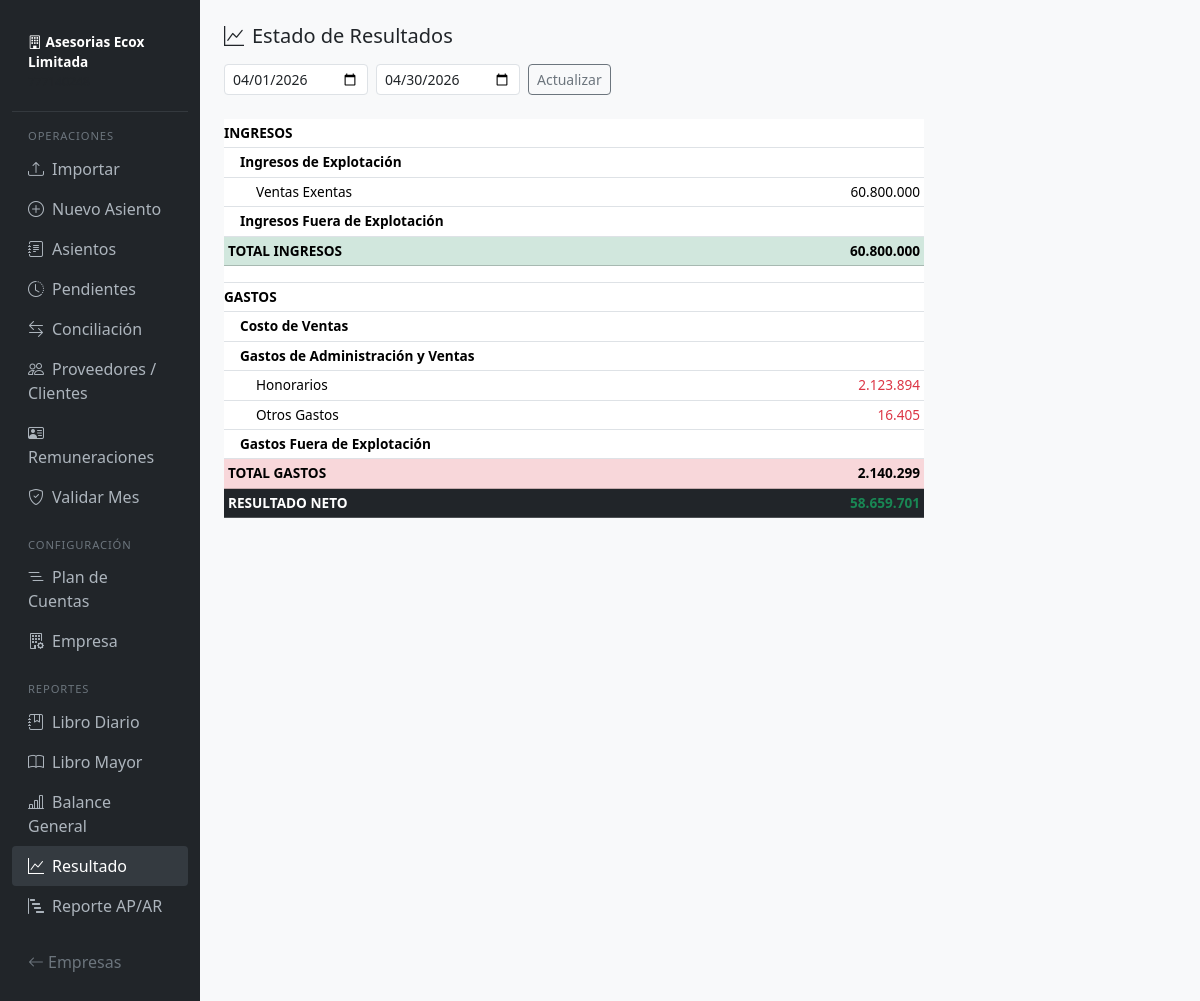
The app's page /empresa/2/reportes/resultado with its own data.
### models.py (models this page shows, shortened)
class Empresa(db.Model):
    __tablename__ = 'empresas'
    id = db.Column(db.Integer, primary_key=True)
    rut = db.Column(db.String(12), unique=True, nullable=False)
    razon_social = db.Column(db.String(200), nullable=False)
    nombre_fantasia = db.Column(db.String(200))
    giro = db.Column(db.String(300))
    activa = db.Column(db.Boolean, default=True)
    clave_sii = db.Column(db.String(200))   # clave portal SII (opcional)
    cuentas = db.relationship('Cuenta', backref='empresa', lazy='dynamic')
    asientos = db.relationship('Asiento', backref='empresa', lazy='dynamic')
    documentos_sii = db.relationship('DocumentoSII', backref='empresa', lazy='dynamic')
    movimientos_banco = db.relationship('MovimientoBanco', backref='empresa', lazy='dynamic')
    reglas = db.relationship('ReglaClasificacion', backref='empresa', lazy='dynamic')

class Cuenta(db.Model):
    __tablename__ = 'cuentas'
    id = db.Column(db.Integer, primary_key=True)
    empresa_id = db.Column(db.Integer, db.ForeignKey('empresas.id'), nullable=False)
    codigo = db.Column(db.String(20), nullable=False)
    nombre = db.Column(db.String(200), nullable=False)
    tipo = db.Column(db.String(20), nullable=False)       # ACTIVO, PASIVO, PATRIMONIO, INGRESO, GASTO
    naturaleza = db.Column(db.String(10), nullable=False)  # DEUDORA, ACREEDORA
    nivel = db.Column(db.Integer, default=1)
    cuenta_padre_id = db.Column(db.Integer, db.ForeignKey('cuentas.id'), nullable=True)
    activa = db.Column(db.Boolean, default=True)
    es_titulo = db.Column(db.Boolean, default=False)
    hijos = db.relationship('Cuenta', backref=db.backref('padre', remote_side=[id]))
    lineas = db.relationship('LineaAsiento', backref='cuenta', lazy='dynamic')
    def saldo(self, desde=None, hasta=None):
        q = self.lineas.join(Asiento).filter(Asiento.estado == 'CONFIRMADO')
        if desde:
            q = q.filter(Asiento.fecha >= desde)
        if hasta:
            q = q.filter(Asiento.fecha <= hasta)
        lineas = q.all()
        debe = sum(l.debe for l in lineas)
        haber = sum(l.haber for l in lineas)
        return debe - haber if self.naturaleza == 'DEUDORA' else haber - debe

### routes/reportes.py (the view)
@bp.route('/empresa/<int:eid>/reportes/resultado')
def resultado(eid):
    empresa = Empresa.query.get_or_404(eid)
    desde, hasta = _rango_fechas()
    cuentas = (Cuenta.query
               .filter_by(empresa_id=eid, activa=True)
               .filter(Cuenta.tipo.in_(['INGRESO', 'GASTO']))
               .order_by(Cuenta.codigo).all())
    total_ingresos = 0.0
    total_gastos = 0.0
    filas = []
    for c in cuentas:
        saldo = c.saldo(desde=desde, hasta=hasta)
        filas.append({'cuenta': c, 'saldo': saldo})
        if not c.es_titulo:
            if c.tipo == 'INGRESO':
                total_ingresos += saldo
            else:
                total_gastos += saldo
    resultado_neto = total_ingresos - total_gastos
    return render_template('reportes/resultado.html', empresa=empresa,
                           filas=filas, total_ingresos=total_ingresos,
                           total_gastos=total_gastos, resultado_neto=resultado_neto,
                           desde=desde, hasta=hasta)

### routes/reportes.py (called while the page is built)
def _mes_anterior():
    hoy = date.today()
    if hoy.month == 1:
        y, m = hoy.year - 1, 12
    else:
        y, m = hoy.year, hoy.month - 1
    return date(y, m, 1), date(y, m, calendar.monthrange(y, m)[1])

def _rango_fechas():
    d_def, h_def = _mes_anterior()
    desde_str = request.args.get('desde', d_def.isoformat())
    hasta_str = request.args.get('hasta', h_def.isoformat())
    try:
        desde = date.fromisoformat(desde_str)
        hasta = date.fromisoformat(hasta_str)
    except ValueError:
        desde, hasta = _mes_anterior()
    return desde, hasta

### templates/reportes/resultado.html (shortened to what this page needs)
{% extends 'base.html' %}
{% block content %}
<h5 class="mb-3"><i class="bi bi-graph-up me-2"></i>Estado de Resultados</h5>
<form class="row g-2 mb-4" method="get">
  <div class="col-auto">
    <input type="date" name="desde" value="{{ desde }}" class="form-control form-control-sm">
  </div>
  <div class="col-auto">
    <input type="date" name="hasta" value="{{ hasta }}" class="form-control form-control-sm">
  </div>
  <div class="col-auto">
    <button class="btn btn-outline-secondary btn-sm">Actualizar</button>
  </div>
</form>
<div style="max-width: 700px">
  <table class="table table-sm">
    <tbody>
      {% for f in filas %}
        {% if f.cuenta.tipo == 'INGRESO' and (f.saldo != 0 or f.cuenta.es_titulo) %}
        <tr class="{{ 'titulo-cuenta' if f.cuenta.es_titulo }}">
          <td style="padding-left:{{ (f.cuenta.nivel-1)*16 }}px">
            {% if f.cuenta.es_titulo %}<strong>{{ f.cuenta.nombre }}</strong>
            {% else %}{{ f.cuenta.nombre }}{% endif %}
          </td>
          <td class="text-end">{% if not f.cuenta.es_titulo %}{{ f.saldo|clp }}{% endif %}</td>
        </tr>
        {% endif %}
      {% endfor %}
      <tr class="table-success fw-semibold">
        <td>TOTAL INGRESOS</td><td class="text-end">{{ total_ingresos|clp }}</td>
      </tr>
      <tr><td colspan="2" class="py-2"></td></tr>
      {% for f in filas %}
        {% if f.cuenta.tipo == 'GASTO' and (f.saldo != 0 or f.cuenta.es_titulo) %}
        <tr class="{{ 'titulo-cuenta' if f.cuenta.es_titulo }}">
          <td style="padding-left:{{ (f.cuenta.nivel-1)*16 }}px">
            {% if f.cuenta.es_titulo %}<strong>{{ f.cuenta.nombre }}</strong>
            {% else %}{{ f.cuenta.nombre }}{% endif %}
          </td>
          <td class="text-end text-danger">{% if not f.cuenta.es_titulo %}{{ f.saldo|clp }}{% endif %}</td>
        </tr>
        {% endif %}
      {% endfor %}
      <tr class="table-danger fw-semibold">
        <td>TOTAL GASTOS</td><td class="text-end">{{ total_gastos|clp }}</td>
      </tr>
      <tr class="table-dark fw-bold fs-6">
        <td>RESULTADO NETO</td>
        <td class="text-end {{ 'text-success' if resultado_neto >= 0 else 'text-danger' }}">
          {{ resultado_neto|clp }}
        </td>
      </tr>
    </tbody>
  </table>
</div>
{% endblock %}

### templates/base.html (shortened to what this page needs)
<!DOCTYPE html>
<html lang="es">
<head>
  <link href="https://cdn.jsdelivr.net/npm/bootstrap@5.3.3/dist/css/bootstrap.min.css" rel="stylesheet">
  <link href="https://cdn.jsdelivr.net/npm/bootstrap-icons@1.11.3/font/bootstrap-icons.min.css" rel="stylesheet">
  <link href="https://cdn.jsdelivr.net/npm/tom-select@2.3.1/dist/css/tom-select.bootstrap5.min.css" rel="stylesheet">
</head>
<body>
<div class="container-fluid">
  <div class="row">
    {% if empresa is defined and empresa %}
    <nav class="col-md-2 sidebar d-flex flex-column py-3">
      <div class="empresa-nombre">
        <i class="bi bi-building me-1"></i>{{ empresa.nombre_fantasia or empresa.razon_social }}
        <div class="text-muted" style="font-size:.75rem;font-weight:400">{{ empresa.rut }}</div>
      </div>
      <hr class="text-secondary my-1">
      <div class="nav-section">Operaciones</div>
      <ul class="nav flex-column">
        <li><a class="nav-link {% if 'importar' in request.endpoint %}active{% endif %}"
               href="{{ url_for('importar.index', eid=empresa.id) }}">
          <i class="bi bi-upload me-2"></i>Importar</a></li>
        <li><a class="nav-link {% if request.endpoint=='asientos.nuevo' %}active{% endif %}"
               href="{{ url_for('asientos.nuevo', eid=empresa.id) }}">
          <i class="bi bi-plus-circle me-2"></i>Nuevo Asiento</a></li>
        <li><a class="nav-link {% if request.endpoint=='asientos.lista' %}active{% endif %}"
               href="{{ url_for('asientos.lista', eid=empresa.id) }}">
          <i class="bi bi-journal-text me-2"></i>Asientos</a></li>
        <li><a class="nav-link {% if 'pendientes' in request.endpoint %}active{% endif %}"
               href="{{ url_for('pendientes.index', eid=empresa.id) }}">
          <i class="bi bi-clock-history me-2"></i>Pendientes
        </a></li>
        <li><a class="nav-link {% if 'conciliacion' in request.endpoint %}active{% endif %}"
               href="{{ url_for('conciliacion.index', eid=empresa.id) }}">
          <i class="bi bi-arrow-left-right me-2"></i>Conciliación</a></li>
        <li><a class="nav-link {% if 'contrapartes' in request.endpoint %}active{% endif %}"
               href="{{ url_for('contrapartes.index', eid=empresa.id) }}">
          <i class="bi bi-people me-2"></i>Proveedores / Clientes</a></li>
        <li><a class="nav-link {% if 'remuneraciones' in request.endpoint %}active{% endif %}"
               href="{{ url_for('remuneraciones.index', eid=empresa.id) }}">
          <i class="bi bi-person-vcard me-2"></i>Remuneraciones</a></li>
        <li><a class="nav-link {% if 'validacion' in request.endpoint %}active{% endif %}"
               href="{{ url_for('validacion.index', eid=empresa.id) }}">
          <i class="bi bi-shield-check me-2"></i>Validar Mes</a></li>
      </ul>
      <div class="nav-section mt-2">Configuración</div>
      <ul class="nav flex-column">
        <li><a class="nav-link {% if 'cuentas' in request.endpoint %}active{% endif %}"
               href="{{ url_for('cuentas.lista', eid=empresa.id) }}">
          <i class="bi bi-list-nested me-2"></i>Plan de Cuentas</a></li>
        <li><a class="nav-link {% if request.endpoint in ('empresas.editar',) %}active{% endif %}"
               href="{{ url_for('empresas.editar', eid=empresa.id) }}">
          <i class="bi bi-building-gear me-2"></i>Empresa</a></li>
      </ul>
      <div class="nav-section mt-2">Reportes</div>
      <ul class="nav flex-column">
        <li><a class="nav-link {% if request.endpoint in ('reportes.diario','reportes.diario_imprimir') %}active{% endif %}"
               href="{{ url_for('reportes.diario', eid=empresa.id) }}">
          <i class="bi bi-journal-bookmark me-2"></i>Libro Diario</a></li>
        <li><a class="nav-link {% if request.endpoint in ('reportes.mayor','reportes.mayor_imprimir') %}active{% endif %}"
               href="{{ url_for('reportes.mayor', eid=empresa.id) }}">
          <i class="bi bi-book me-2"></i>Libro Mayor</a></li>
        <li><a class="nav-link {% if request.endpoint in ('reportes.balance','reportes.balance_imprimir') %}active{% endif %}"
               href="{{ url_for('reportes.balance', eid=empresa.id) }}">
          <i class="bi bi-bar-chart-line me-2"></i>Balance General</a></li>
        <li><a class="nav-link {% if request.endpoint=='reportes.resultado' %}active{% endif %}"
               href="{{ url_for('reportes.resultado', eid=empresa.id) }}">
          <i class="bi bi-graph-up me-2"></i>Resultado</a></li>
        <li><a class="nav-link {% if request.endpoint=='reportes.ap_ar' %}active{% endif %}"
               href="{{ url_for('reportes.ap_ar', eid=empresa.id) }}">
          <i class="bi bi-bar-chart-steps me-2"></i>Reporte AP/AR</a></li>
      </ul>
      <div class="mt-auto pt-3 pb-2">
        <a class="nav-link text-secondary" href="{{ url_for('main.index') }}">
          <i class="bi bi-arrow-left me-1"></i>Empresas
        </a>
      </div>
    </nav>
    <main class="col-md-10 main-content">
    {% else %}
    <main class="col-12 main-content">
    {% endif %}
      {% block content %}{% endblock %}
    </main>
  </div>
</div>
</body>
</html>

### templates/base.html (style rules this page uses)
body { background: #f8f9fa; }
.sidebar { min-height: 100vh; background: #212529; }
.sidebar .nav-link { color: #adb5bd; padding: .5rem 1rem; }
.sidebar .nav-link:hover, .sidebar .nav-link.active { color: #fff; background: #343a40; border-radius: 4px; }
.sidebar .nav-section { color: #6c757d; font-size: .7rem; text-transform: uppercase; letter-spacing: .08em; padding: .75rem 1rem .25rem; }
.sidebar .empresa-nombre { font-size: .85rem; font-weight: 600; color: #fff; padding: 1rem; }
.main-content { padding: 1.5rem; }
.table-sm td, .table-sm th { font-size: .85rem; }
.titulo-cuenta { font-weight: 700; background: #e9ecef !important; }

### records on screen
Empresa: nombre_fantasia+razon_social "Asesorias Ecox Limitada"
Cuenta: cuenta.nombre "INGRESOS", tipo "INGRESO" (drawn)
Cuenta: cuenta.nombre "Ingresos de Explotación", tipo "INGRESO" (drawn)
Cuenta: cuenta.nombre "Ventas Exentas"
Cuenta: cuenta.nombre "Ingresos Fuera de Explotación", tipo "INGRESO" (drawn)
Cuenta: cuenta.nombre "GASTOS", tipo "GASTO" (drawn)
Cuenta: cuenta.nombre "Costo de Ventas", tipo "GASTO" (drawn)
Cuenta: cuenta.nombre "Gastos de Administración y Ventas", tipo "GASTO" (drawn)
Cuenta: cuenta.nombre "Honorarios"
Cuenta: cuenta.nombre "Otros Gastos"
Cuenta: cuenta.nombre "Gastos Fuera de Explotación", tipo "GASTO" (drawn)

### other values on screen
{{ f.saldo|clp }} "60.800.000"
{{ total_ingresos|clp }} "60.800.000"
{{ f.saldo|clp }} "2.123.894" "16.405"
{{ total_gastos|clp }} "2.140.299"
{{ resultado_neto|clp }} "58.659.701"
